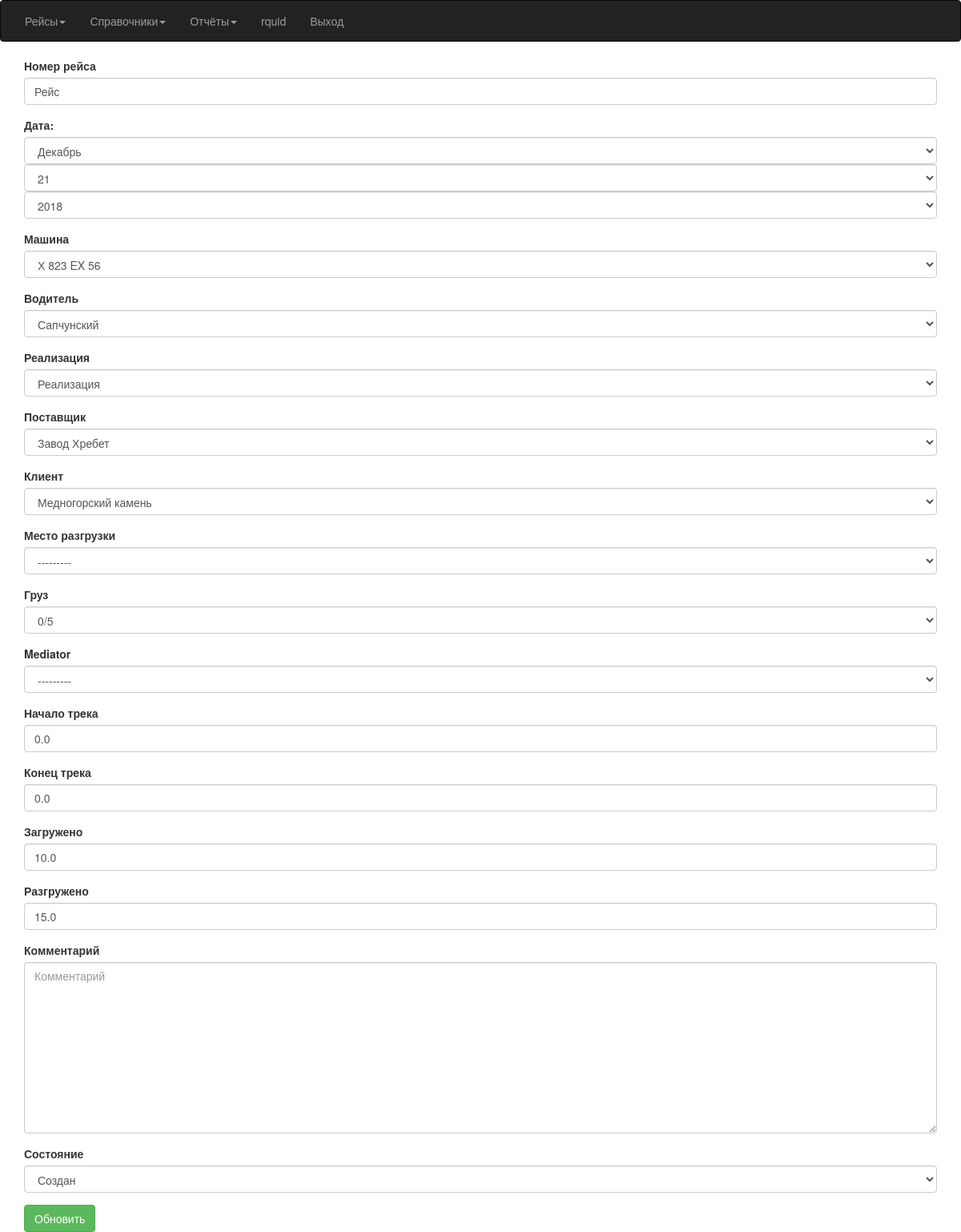
The page /Race/update13/ (signed in) on the database as committed earlier.
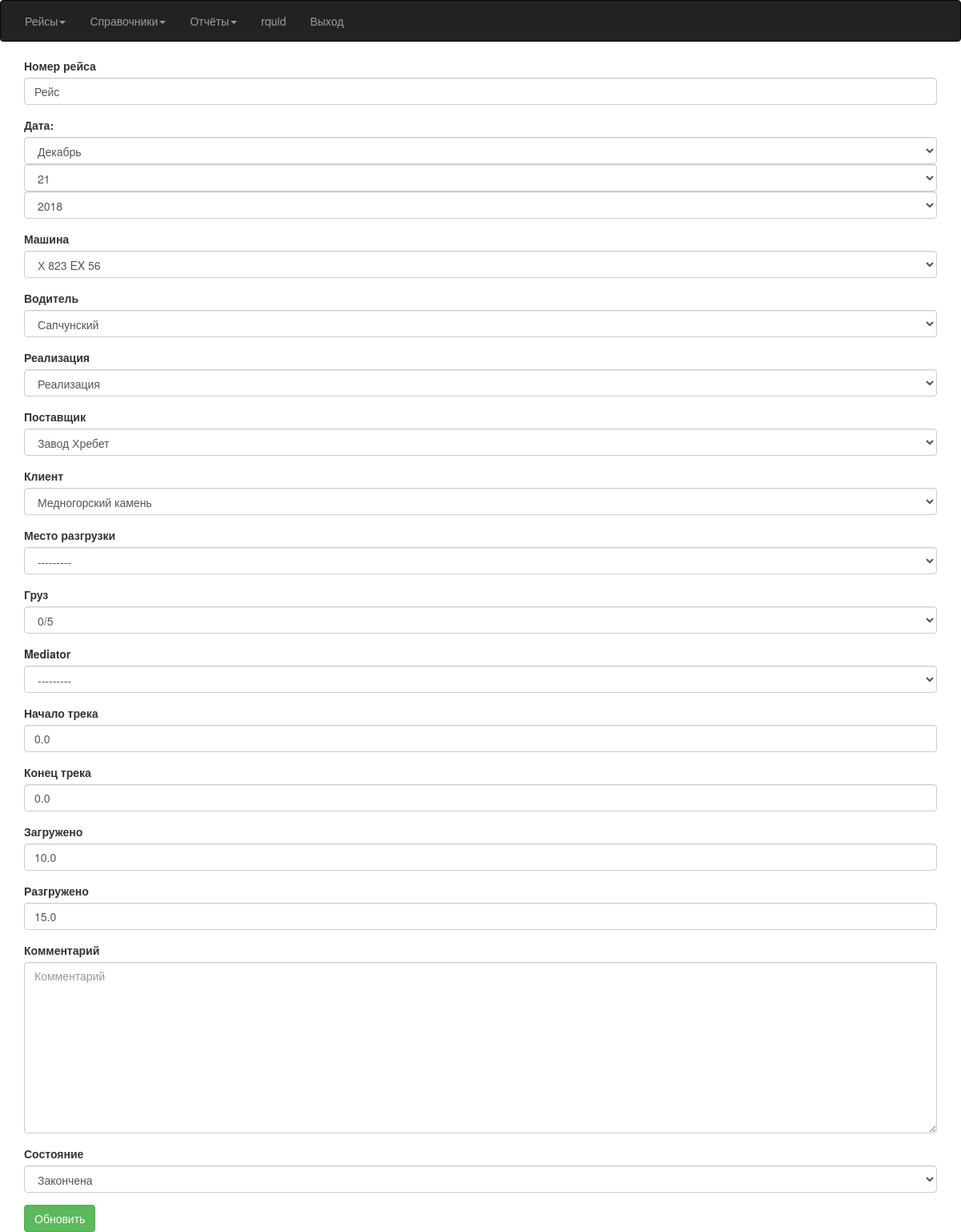
The same page on the database as committed later.
### Avtoregion/models.py (models this page shows, shortened)
class Race(models.Model):
    CREATE = 'Создан'
    LOAD = 'Загружен'
    UNLOAD = 'Выгружен'
    FINISH = 'Закончен'
    END = 'Проведен'
    ACCIDENT = 'Авария'
    STATE = (
        (CREATE, 'Создан'),
        (LOAD, 'Зазгружен'),
        (UNLOAD, 'Выгружен'),
        (FINISH, 'Закончена'),
        (END, 'Проведена'),
        (ACCIDENT, 'Авария'),
    )
    TYPE = (
        ('Реализация', 'Реализация'),
        ('Услуга', 'Услуга')
    )
    id_race = models.AutoField(primary_key=True)
    name_race = models.CharField(max_length=5, default='Рейс')
    race_date = models.DateField(default=date.today)
    car = models.ForeignKey(Car)
    driver = models.ForeignKey(Driver)
    type_ship = models.CharField(default=TYPE[0], choices=TYPE, max_length=10)
    supplier = models.ForeignKey(Supplier)
    customer = models.ForeignKey(Customer)
    shipment = models.ForeignKey(Shipment, null=True, blank=True)
    product = models.ForeignKey(Product)
    mediator = models.ForeignKey(Mediator, null=True, blank=True)
    s_milage = models.FloatField(default=0)
    e_milage = models.FloatField(default=0)
    weight_load = models.FloatField(default=0)
    weight_unload = models.FloatField(default=0)
    comm = models.TextField(null=True, blank=True)
    state = models.CharField(default=STATE[0], choices=STATE, max_length=9)
    create_time = models.DateTimeField(auto_now=True)

### Avtoregion/views.py (the view)
# urls.py: url(r'^Race/update(?P<pk>\d+)/$', views.RaceUpdate.as_view(), name='RaceUpdate'),
class RaceUpdate(SuccessMessageMixin, PermissionRequiredMixin, UpdateView):
    model = Race
    success_url = '/Race'
    form_class = RaceForm
    permission_required = ('races.update_race', )

### Avtoregion/forms.py
class RaceForm(ModelForm):
    race_date = DateField(widget=SelectDateWidget(), initial=timezone.now, label='Дата:')
    class Meta:
        model = Race
        fields = '__all__'
        labels = {
                  'name_race': 'Номер рейса',
                  'car': 'Машина',
                  'driver': 'Водитель',
                  'type_ship': 'Реализация',
                  'supplier': 'Поставщик',
                  'customer': 'Клиент',
                  'shipment': 'Место разгрузки',
                  'product': 'Груз',
                  's_milage': 'Начало трeка',
                  'e_milage': 'Конец трeка',
                  'weight_unload': 'Разгружено',
                  'weight_load': 'Загружено',
                  'comm': 'Комментарий',
                  'state': 'Состояние',
        }

### Avtoregion/models.py (called while the page is built)
    def __str__(self):
        return '%s' % self.name

    def __str__(self):
        return '%s' % self.name

    def __str__(self):
        return '%s' % self.name

    def __str__(self):
        return '%s' % self.name

    def __str__(self):
        return '%s' % self.number

### templates/Avtoregion/race_form.html (shortened to what this page needs)
{% extends "index.html" %}
{% load bootstrap3 %}
{% block content %}
 <div class="container table-responsive">
 <form action="" method="post">
 {% for field in form %}
	 {% bootstrap_field field %}
 {% endfor %}
	  {% buttons %}
        <button name="add" value="add" class="btn btn-success"> {% bootstrap_icon "star" %} Обновить</button>
	  {% endbuttons %}
</form>
 </div>
{% endblock %}

Rows that differ between the two databases and show on the page:
changed Race "Рейс": state "Создан" → "Закончена"
